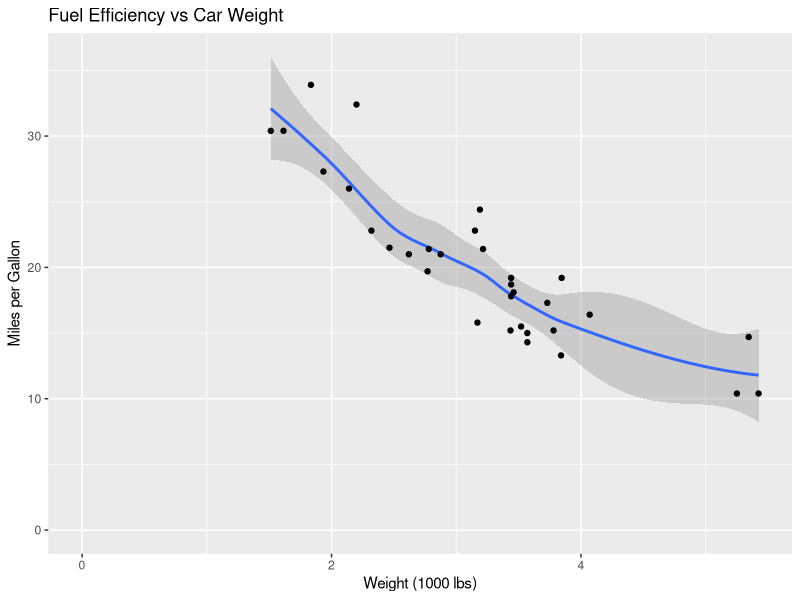

R code for this plot:
## ---- chunk 1
library(ggplot2)

ggplot(mtcars, aes(x = wt, y = mpg)) +
  geom_smooth() +
  geom_point() +
  labs(
    title = "Fuel Efficiency vs Car Weight",
    x = "Weight (1000 lbs)",
    y = "Miles per Gallon",
  ) +
  expand_limits(x = 0, y = 0)
